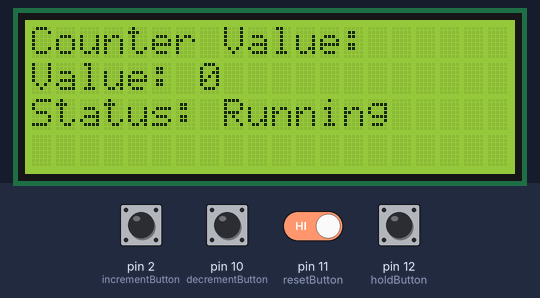
A sketch run on a simulated Arduino Uno, built with avr-gcc and run on an emulated ATmega328P. Parts: 20×4 character LCD. The inputs (shaded band) are chosen by the test bench; at power-on: pin 2 (incrementButton), pin 10 (decrementButton), pin 11 (resetButton), pin 12 (holdButton) HIGH.

Above: at 3.3 s.
3.4 s: pin 12 (holdButton) pulled LOW for 1 s
At 5.7 s:
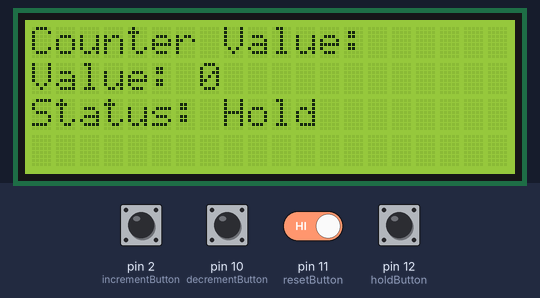
6.0 s: pin 12 (holdButton) pulled LOW for 0.15 s
At 6.6 s:
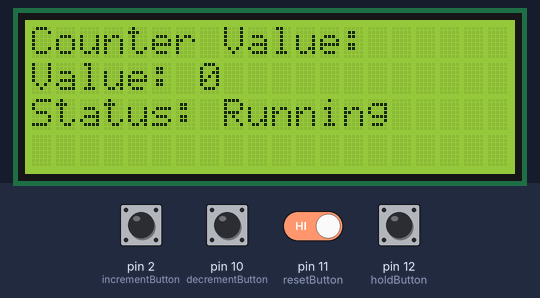
7.7 s: pin 2 (incrementButton) pulled LOW for 0.15 s
At 9.1 s:
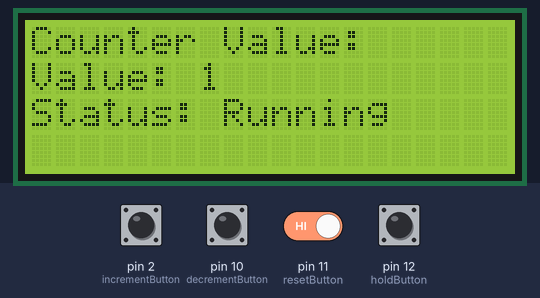
9.4 s: pin 10 (decrementButton) pulled LOW for 1 s
At 10.9 s:
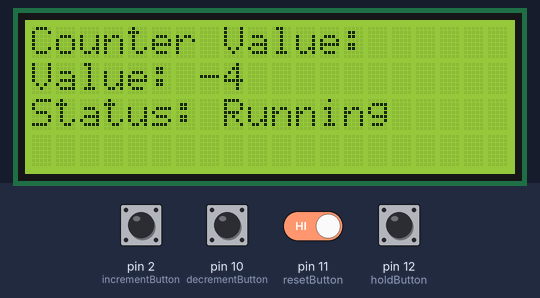
11.9 s: pin 10 (decrementButton) pulled LOW for 0.15 s
At 13.3 s:
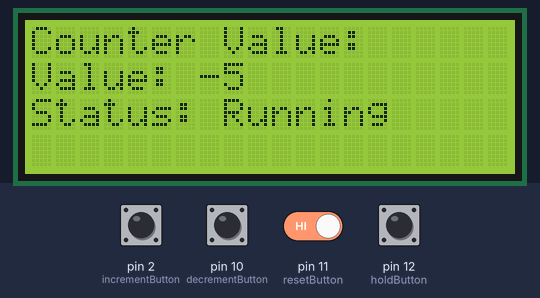
13.6 s: pin 11 (resetButton) driven LOW and pin 12 (holdButton) driven LOW
At 14.55 s:
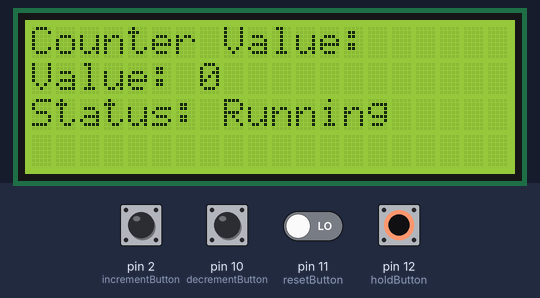
Timing chart, 0 to 16.6 s (numbered marks = the images above; inputs shaded):
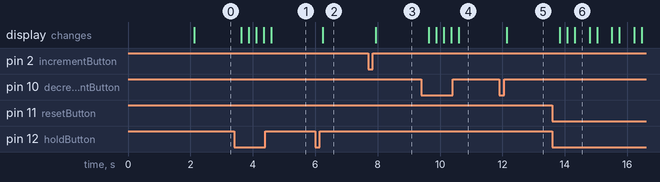

Measured:
- after the input at 3.4 s, the display: changes after 0.24 s (image 1)
- after the input at 6.0 s, the display: changes after 0.24 s (image 2)
- after the input at 7.7 s, the display: changes after 0.24 s (image 3)
- after the input at 9.4 s, the display: first changes after 0.24 s (image 4 shows a later state)
- after the input at 11.9 s, the display: changes after 0.24 s (image 5)
- after the input at 13.6 s, the display: changes after 0.24 s (image 6)
- what the display in image 6 shows lasts 0.5 s, from 14.3 s to 14.8 s

The sketch:

push_button.ino
```cpp
#include <Wire.h>
#include <LiquidCrystal_I2C.h>

// Inisialisasi LCD I2C dengan alamat 0x27 dan ukuran 20x4
LiquidCrystal_I2C lcd(0x27, 20, 4);

// Pin push button
const int incrementButton = 2;
const int decrementButton = 10;
const int resetButton = 11;
const int holdButton = 12;

int counter = 0;          // Variabel untuk menyimpan nilai counter
bool hold = false;        // Menyimpan status apakah counter di-hold atau tidak

void setup() {
  // Inisialisasi pin sebagai input
  pinMode(incrementButton, INPUT_PULLUP);  // Menggunakan internal pull-up resistor
  pinMode(decrementButton, INPUT_PULLUP);
  pinMode(resetButton, INPUT_PULLUP);
  pinMode(holdButton, INPUT_PULLUP);

  // Inisialisasi LCD
  lcd.init();
  lcd.backlight();

  // Menampilkan pesan awal di LCD
  lcd.setCursor(0, 0);
  lcd.print("Counter Program");
  delay(2000);  // Tampilkan pesan selama 2 detik
  lcd.clear();

  updateLCD();
}

void loop() {
  // Jika tombol hold ditekan, ubah status hold
  if (digitalRead(holdButton) == LOW) {
    delay(200);  // Debouncing
    hold = !hold;  // Toggle status hold
    updateLCD();
  }

  // Jika counter tidak di-hold
  if (!hold) {
    // Jika tombol increment ditekan
    if (digitalRead(incrementButton) == LOW) {
      delay(200);  // Debouncing
      counter++;
      updateLCD();
    }

    // Jika tombol decrement ditekan
    if (digitalRead(decrementButton) == LOW) {
      delay(200);  // Debouncing
      counter--;
      updateLCD();
    }

    // Jika tombol reset ditekan
    if (digitalRead(resetButton) == LOW) {
      delay(200);  // Debouncing
      counter = 0;
      updateLCD();
    }
  }
}

void updateLCD() {
  lcd.clear();
  lcd.setCursor(0, 0);
  lcd.print("Counter Value:");

  lcd.setCursor(0, 1);
  lcd.print("Value: ");
  lcd.print(counter);  // Tampilkan nilai counter

  lcd.setCursor(0, 2);
  lcd.print("Status: ");
  if (hold) {
    lcd.print("Hold");
  } else {
    lcd.print("Running");
  }
}
```
